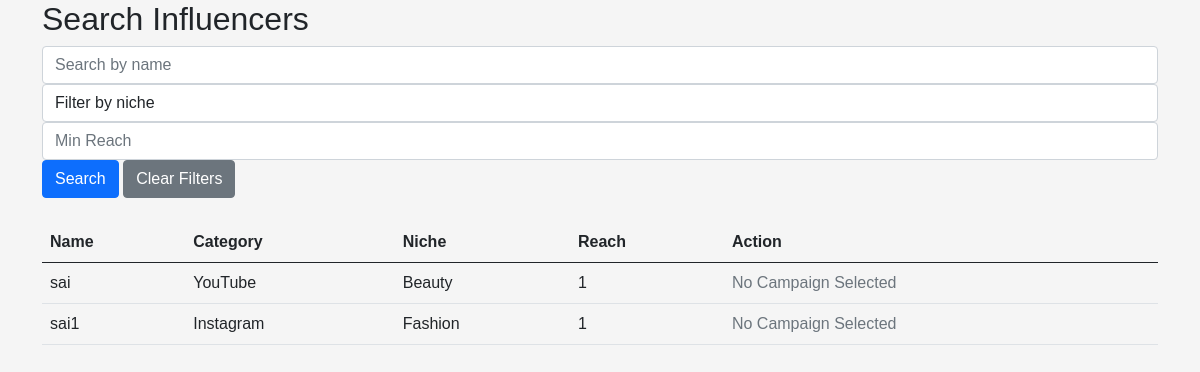
Page /search_influencers?campaign_id=4 (signed in) on the earlier database version.
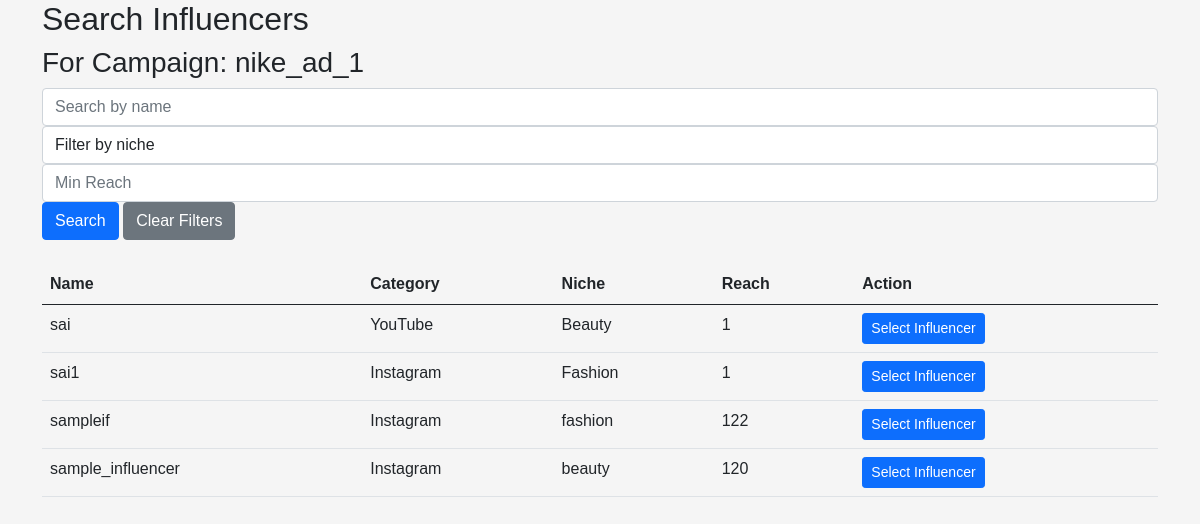
Same page on the later database version.
### backend/models.py (models this page shows)
class Influencer(db.Model):
    __tablename__ = 'influencers'
    id = db.Column(db.Integer, primary_key=True)
    user_id = db.Column(db.Integer, db.ForeignKey('users.id'), unique=True, nullable=False)
    name = db.Column(db.String(100), nullable=False)
    category = db.Column(db.String(100))
    niche = db.Column(db.String(100))
    reach = db.Column(db.Integer)
    user = relationship('User', backref=db.backref('influencer', uselist=False))
    ad_requests = relationship('AdRequest', back_populates='influencer')

class Campaign(db.Model):
    __tablename__ = 'campaigns'
    id = db.Column(db.Integer, primary_key=True)
    sponsor_id = db.Column(db.Integer, db.ForeignKey('sponsors.id'), nullable=False)
    name = db.Column(db.String(100), nullable=False)
    description = db.Column(db.Text)
    start_date = db.Column(db.Date, nullable=False)
    end_date = db.Column(db.Date, nullable=False)
    budget = db.Column(db.Float, nullable=False)
    visibility = db.Column(db.Enum('public', 'private'), nullable=False)
    goals = db.Column(db.Text)
    sponsor = relationship('Sponsor', back_populates='campaigns')
    ad_requests = relationship('AdRequest', back_populates='campaign')

### backend/controller.py (the view)
@app.route("/search_influencers")
@login_required
def search_influencers():
    if current_user.role != "sponsor":
        flash("Access denied.")
        return redirect(url_for("home"))
    query = request.args.get("query")
    category = request.args.get("category")
    min_reach = request.args.get("min_reach")
    campaign_id = request.args.get("campaign_id")
    influencers = Influencer.query
    if query:
        influencers = influencers.filter(Influencer.name.ilike(f"%{query}%"))
    if category:
        influencers = influencers.filter_by(niche = category)
    if min_reach:
        influencers = influencers.filter(Influencer.reach >= int(min_reach))
    influencers = influencers.all()
    campaign = None
    if campaign_id:
        campaign = Campaign.query.get(campaign_id)
    return render_template("search_influencers.html", influencers=influencers, campaign=campaign)

### app.py (called while the page is built)
def init_app():
    app = Flask(__name__)
    app.secret_key = 'fsfdgdsgs'
    app.debug = True
    app.config['SQLALCHEMY_DATABASE_URI'] = 'sqlite:///iescp.db'
    db.init_app(app)
    app.app_context().push()
    login_manager = LoginManager()
    login_manager.login_view = 'controller.login'
    login_manager.init_app(app)
    @login_manager.user_loader
    def load_user(id):
        return User.query.get(int(id))
    print("app started....")
    return app

### templates/search_influencers.html (shortened to what this page needs)
{% extends "base.html" %}
{% block content %}
<div class="container">
    <h2>Search Influencers</h2>
    {% if campaign %}
    <h3>For Campaign: {{ campaign.name }}</h3>
    {% endif %}
    <form action="{{ url_for('search_influencers') }}" method="GET" class="mb-4">
        <div class="form-row">
            <div class="col">
                <input type="text" name="query" class="form-control" placeholder="Search by name" value="{{ request.args.get('query', '') }}">
            </div>
            <div class="col">
                <select name="category" class="form-control">
                    <option value="" disabled selected>Filter by niche</option>
                </select>
            </div>
            <div class="col">
                <input type="number" name="min_reach" class="form-control" placeholder="Min Reach" value="{{ request.args.get('min_reach', '') }}">
            </div>
            <div class="col">
                <button type="submit" class="btn btn-primary">Search</button>
                <a href="{{ url_for('search_influencers', campaign_id=campaign.id if campaign else None) }}" class="btn btn-secondary">Clear Filters</a>
            </div>
        </div>
    </form>
    <table class="table">
        <thead>
            <tr>
                <th>Name</th>
                <th>Category</th>
                <th>Niche</th>
                <th>Reach</th>
                <th>Action</th>
            </tr>
        </thead>
        <tbody>
            {% for influencer in influencers %}
            <tr>
                <td>{{ influencer.name }}</td>
                <td>{{ influencer.category }}</td>
                <td>{{ influencer.niche }}</td>
                <td>{{ influencer.reach }}</td>
                <td>
                    {% if campaign %}
                        <a href="{{ url_for('create_ad_request', campaign_id=campaign.id, influencer_id=influencer.id) }}" class="btn btn-primary btn-sm">Select Influencer</a>
                    {% else %}
                        <span class="text-muted">No Campaign Selected</span>
                    {% endif %}
                </td>
            </tr>
            {% endfor %}
        </tbody>
    </table>
</div>
{% endblock %}

### templates/base.html (shortened to what this page needs)
<!DOCTYPE html>
<html lang="en">
<head>
    <link href="https://cdn.jsdelivr.net/npm/bootstrap@5.0.2/dist/css/bootstrap.min.css" rel="stylesheet">
    <link rel="stylesheet" type="text/css" href="{{ url_for('static', filename='css/styles.css') }}">
</head>
<body>
        {% block content %}
        {% endblock %}
</body>
</html>

### static/css/styles.css (style rules this page uses)
body { font-family: Arial, sans-serif; background-color: #f5f5f5; }

Differences in the rows shown:
added Campaign: name "nike_ad_1"
computed for Influencer "sai": text "No Campaign Selected" → "Select Influencer"
computed for Influencer "sai1": text "No Campaign Selected" → "Select Influencer"
added Influencer: name "sampleif", category "Instagram", niche "fashion", reach "122"
added Influencer: name "sample_influencer", category "Instagram", niche "beauty", reach "120"
Other differences:
text now shown: "For Campaign:"
